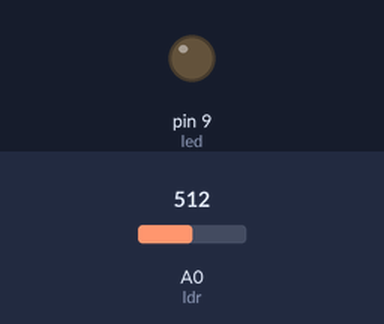
Recording of a sketch running on a simulated Arduino Uno, built with avr-gcc and run on an emulated ATmega328P. On the bench: output pins drawn as LEDs (lit = HIGH). The inputs (shaded band) are chosen by the test bench; at power-on: A0 (ldr) = 512.

Above: at 1.2 s.
1.3 s: A0 (ldr) set to 27
2.8 s: A0 (ldr) set to 22
At 4.0 s:
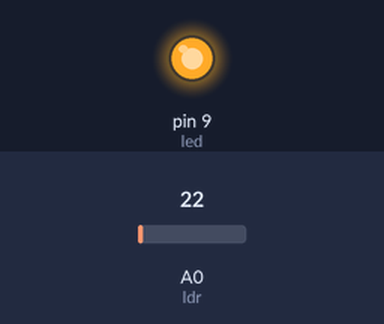
4.3 s: A0 (ldr) set to 122
At 5.2 s:
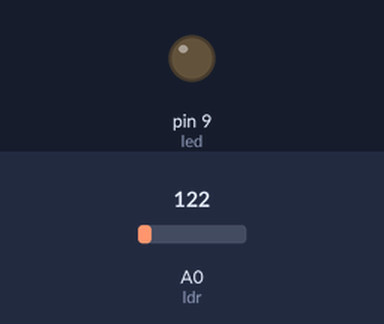
5.8 s: A0 (ldr) set to 15
At 6.4 s:
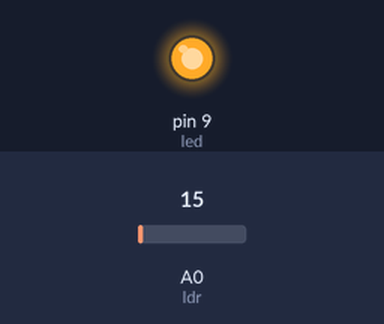
Timing chart, 0 to 8.3 s (numbered marks = the images above; inputs shaded):
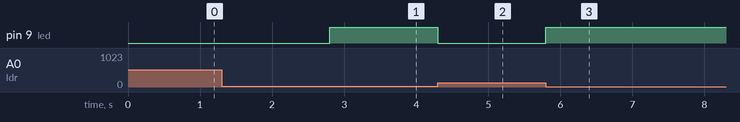

Measured:
- the behaviour switches between 26 and 25 on A0 (ldr) (found by bisection; images 0 and 1)
- after the input at 1.3 s, every drawn part: stays the same
- after the input at 2.8 s, pin 9 (led): LOW → HIGH at once
- after the input at 4.3 s, pin 9 (led): HIGH → LOW at once
- after the input at 5.8 s, pin 9 (led): LOW → HIGH at once

The sketch:

ldr.ino
```cpp
int ldr= A0;
int led= 9;

void setup() {
  // put your setup code here, to run once:

pinMode(ldr,INPUT);
pinMode(led,OUTPUT);

}

void loop() {
  // put your main code here, to run repeatedly:
int state;
state= analogRead(ldr);
if(state<=25)
{
  digitalWrite(led,HIGH);

}
else if(state>25)
{
 digitalWrite(led,LOW);

}
}
```
